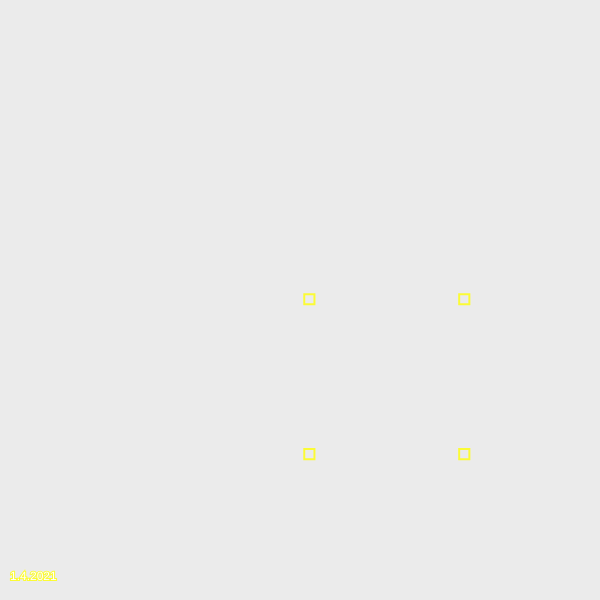
Frame 1 (no input)
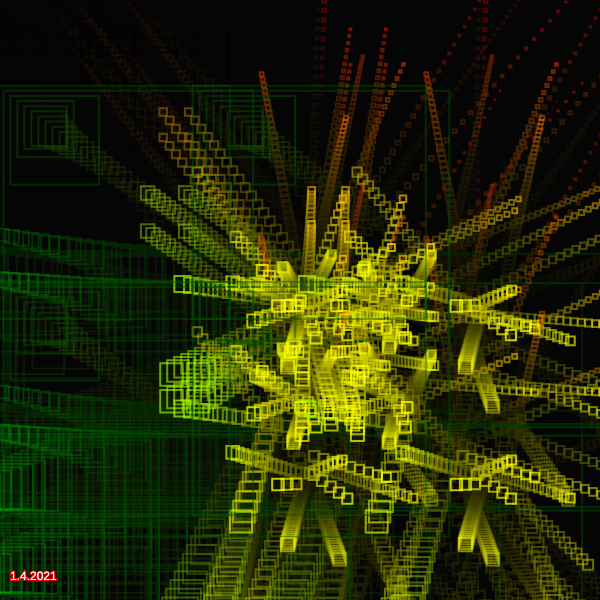
Frame 60 (no input)
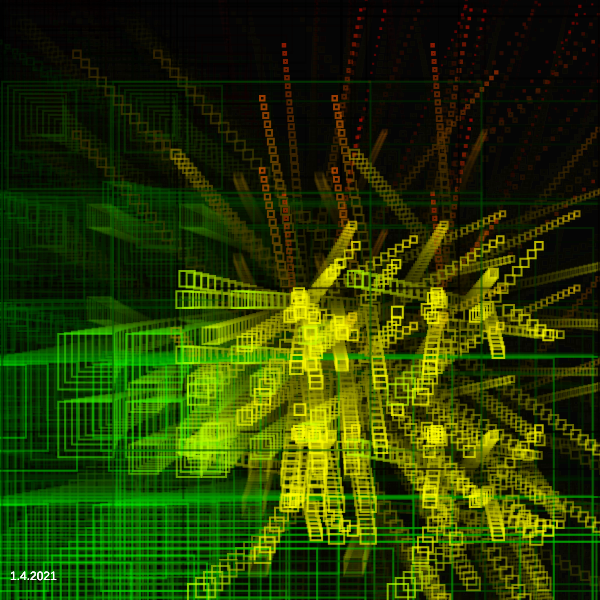
Frame 120 (the mouse pressed at the canvas centre since frame 60)

The p5.js sketch that drew these frames (run headless with seeded random() and noise() and a simulated clock; from frame 60 on, the mouse is pressed at the canvas centre):

// p5.js sketch
// ── sketch.js
//Based off the particle system example on p5.js
//https://p5js.org/examples/simulate-particle-system.html 

//Nina Lutz, Jan 1 2021
let system;

function setup() {
  var canvas;
  if(windowWidth>=600 && windowHeight >=600){
    canvas = createCanvas(600, 600);
  }
  else{
    canvas = createCanvas(windowWidth, windowHeight - 100);
  }
  system = new ParticleSystem(createVector(width/2, height/2));

  var x = (windowWidth - width) / 2;
  var y = (windowHeight - height) / 2;

  canvas.position(x, y);
}



function draw() {
  background(0, 20);
  system.addParticle();
  system.run();
  fill(255);
  text("1.4.2021", 10, height - 20);
}

// A simple Particle class
let Particle = function(position) {
  this.velocity = createVector(random(-10, 10), random(-10, 10));
  this.position = position.copy();
  this.lifespan = 200;
  this.size = random(20, 200);
};

Particle.prototype.run = function() {
  this.update();
  this.display();
};

// Method to update position
Particle.prototype.update = function(){
  this.acceleration = createVector(random(-0.05, 0.05), random(-0.05, 0.05));

  this.velocity.add(this.acceleration);
  this.position.add(this.velocity);

  this.lifespan -= 2;
};

// Method to display
Particle.prototype.display = function() {
  stroke(this.position.x, this.position.y, 0, this.lifespan);
  strokeWeight(2);
  noFill();
  let circlesize = map(this.position.y/this.position.x, 0, 2, 1, 20);
  rect(this.position.x + this.size, this.position.y, circlesize, circlesize);
  rect(this.position.x, this.position.y, circlesize, circlesize);
  rect(this.position.x, this.position.y + this.size, circlesize, circlesize);
  rect(this.position.x + this.size, this.position.y + this.size, circlesize, circlesize);
};

// Is the particle still useful?
Particle.prototype.isDead = function(){
  return this.lifespan < 0;
};

let ParticleSystem = function(position) {
  this.origin = position.copy();
  this.particles = [];
};

ParticleSystem.prototype.addParticle = function() {
  this.particles.push(new Particle(this.origin));
};

ParticleSystem.prototype.run = function() {
  for (let i = this.particles.length-1; i >= 0; i--) {
    let p = this.particles[i];
    p.run();
    if (p.isDead()) {
      this.particles.splice(i, 1);
    }
  }
};
